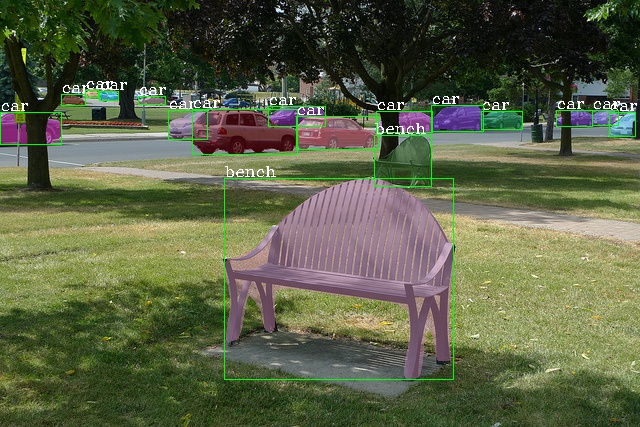
#> input picture resources/coco_test_12510.jpg, 640 x 427 px
$ python -i process.py   (imports and definitions only)
#> lines starting #> are read from the running program, lines starting #| are printed output that depends on the picture; after the words box and inside, x2 and y2 are one past the last pixel; in counts of white or black regions, pixels touching at a corner belong together
#> further down, picture is the input picture: shape (427, 640, 3); mean B, G, R 69.1, 97.4, 91
import os
import os.path as osp
import json
import cv2
import numpy as np
import argparse
import shutil
from tqdm import tqdm
import albumentations as A
import random

# [5 lines left out: function parse_args, not called in this run]


def angle_detection( image):
    image = cv2.resize(image,(800,700))
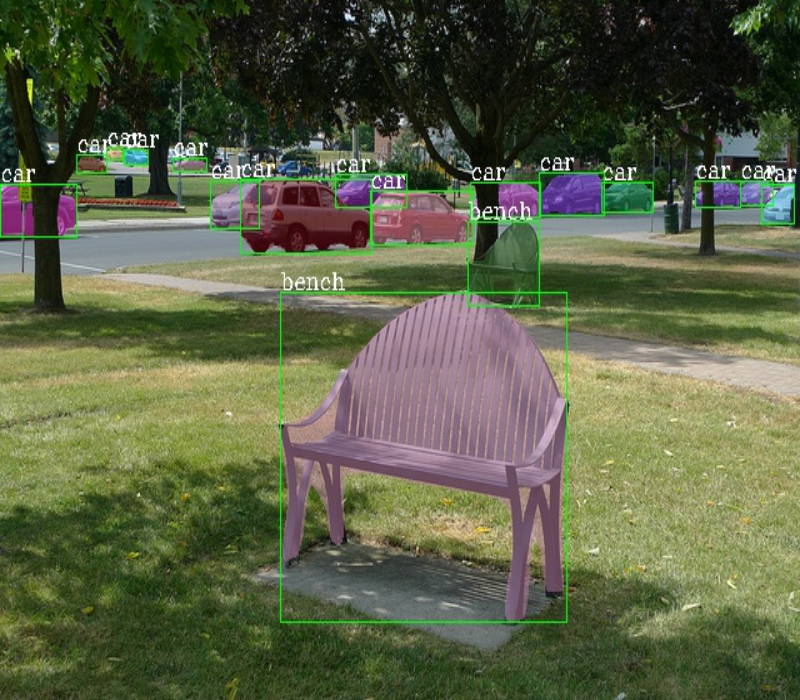
#> image: shape (700, 800, 3); mean of channels 0, 1, 2 68.9, 97.3, 90.9; drawn as B, G, R
    gray = cv2.cvtColor(image, cv2.COLOR_BGR2GRAY)
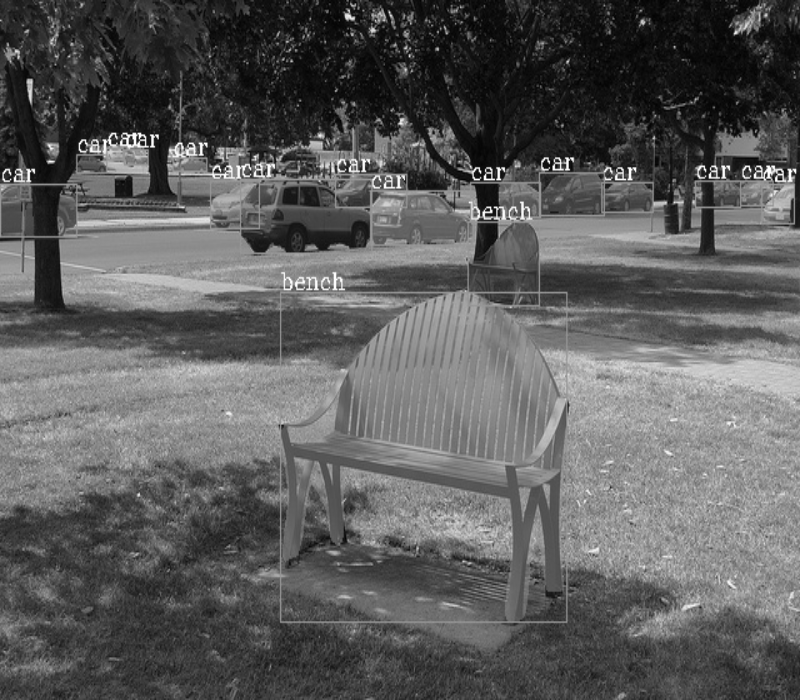
#> gray: shape (700, 800); min 1, max 255, mean 92.1
    dst = cv2.cornerHarris(gray, 3, 3, 0.01)
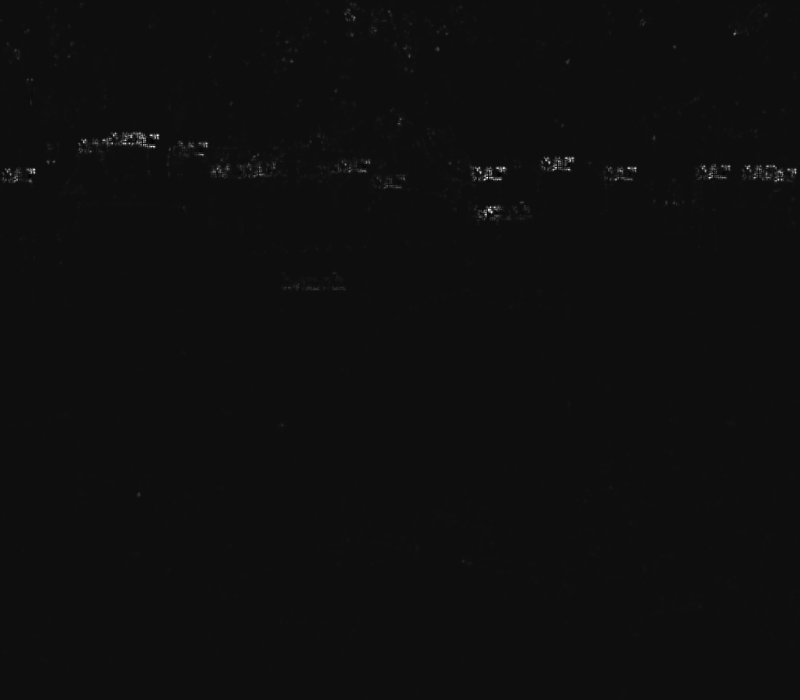
#> dst: shape (700, 800) float32; min -0.00283, max 0.0457, mean 8.35e-05; drawn with min black and max white
    image[dst > 0.7 * dst.max()] = [0, 0, 255]
#> image: shape (700, 800, 3); 0.01% of pixels changed, all inside (x1, y1, x2, y2) = (33, 135, 796, 215)
    cv2.namedWindow('src',flags=0)
    cv2.imshow('src',image)
    cv2.waitKey()


def test_edge():
    pass

class ProcessData:
    # [385 lines left out: functions __init__, load_json, devide_image, crop_image_train, crop_image_val, crop_image_train_new and 5 more, not called in this run]
    def save_json(self,obj,file_name):
        with open(file_name,'w') as f:
            json.dump(obj,f,indent=6)

    # [309 lines left out: functions extrace_flaw, aug_data, aug_3456, aug_single, random_coor, find_angle and 4 more, not called in this run]


# [30 lines not run here, left out]

>>> import cv2
>>> picture = cv2.imread('../../../resources/coco_test_12510.jpg')
>>> result = angle_detection(picture)
